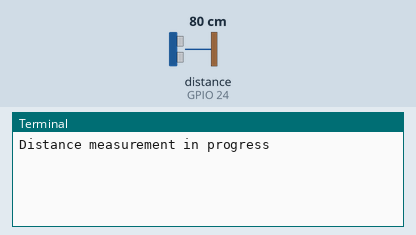
Recording of a program running on a simulated Raspberry Pi (BCM pin numbers). Parts: the last lines printed to the terminal. The test bench sets the inputs (shaded band); at power-on: distance to the obstacle (sensor on GPIO 24) 80 cm. The echo pulse lasts 58.3 µs per cm; the clock reads 2024-03-15 10:24:30 at power-on unless the program sets it.

Above: at 1.2 s.
1.3 s: distance to the obstacle (sensor on GPIO 24) set to 250 cm
At 3.3 s:
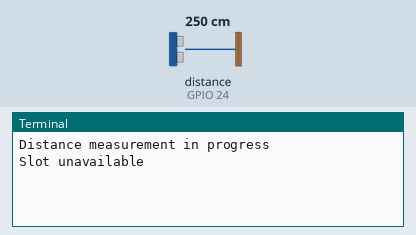
4.3 s: distance to the obstacle (sensor on GPIO 24) set to 2 cm
At 7.0 s:
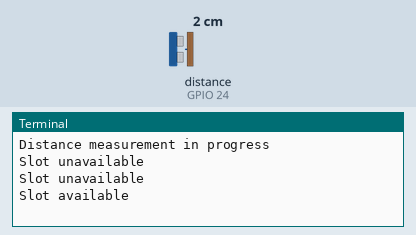

The program:

raspberry.py
```python
import RPi.GPIO as GPIO                    #Import GPIO library
import time                                #Import time library
GPIO.setmode(GPIO.BCM)                     #Set GPIO pin numbering

TRIG = 23                                  #Associate pin 23 to TRIG
ECHO = 24                                  #Associate pin 24 to ECHO

print "Distance measurement in progress"

GPIO.setup(TRIG,GPIO.OUT)                  #Set pin as GPIO out
GPIO.setup(ECHO,GPIO.IN)                   #Set pin as GPIO in

while True:
        GPIO.output(TRIG, False)                 #Set TRIG as LOW

        time.sleep(2)                            #Delay of 2 seconds

        GPIO.output(TRIG, True)                  #Set TRIG as HIGH
        time.sleep(0.00001)                      #Delay of 0.00001 seconds
        GPIO.output(TRIG, False)                 #Set TRIG as LOW

        while GPIO.input(ECHO)==0:               #Check whether the ECHO is LOW
                pulse_start = time.time()              #Saves the last known time of LOW pulse

        while GPIO.input(ECHO)==1:               #Check whether the ECHO is HIGH
                pulse_end = time.time()                #Saves the last known time of HIGH pulse

        pulse_duration = pulse_end - pulse_start #Get pulse duration to a variable

        distance = pulse_duration * 17150        #Multiply pulse duration by 17150 to get distance
        distance = round(distance, 2)            #Round to two decimal points

        if distance > 190:      #Check whether the distance is within range
                #print "Distance:",distance - 0.5,"cm"  #Print distance with 0.5 cm calibration
                print "Slot unavailable"
        else:
                print "Slot available"                   #display out of range
```

Measured:
- after the input at 1.3 s, the terminal: prints a new line after 0.72 s (image 1)
- after the input at 4.3 s, the terminal: prints a new line after 1.7 s (image 2)
